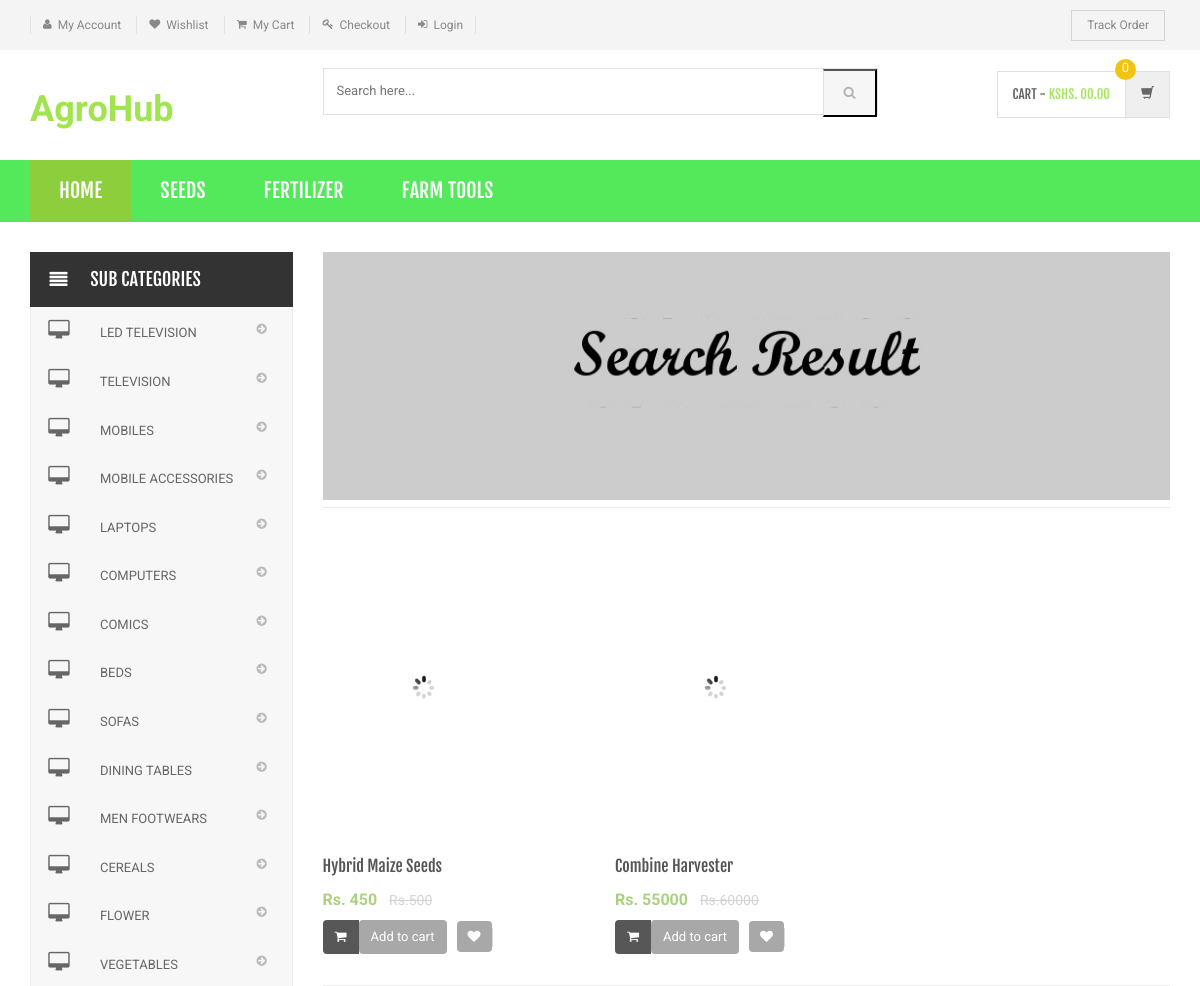
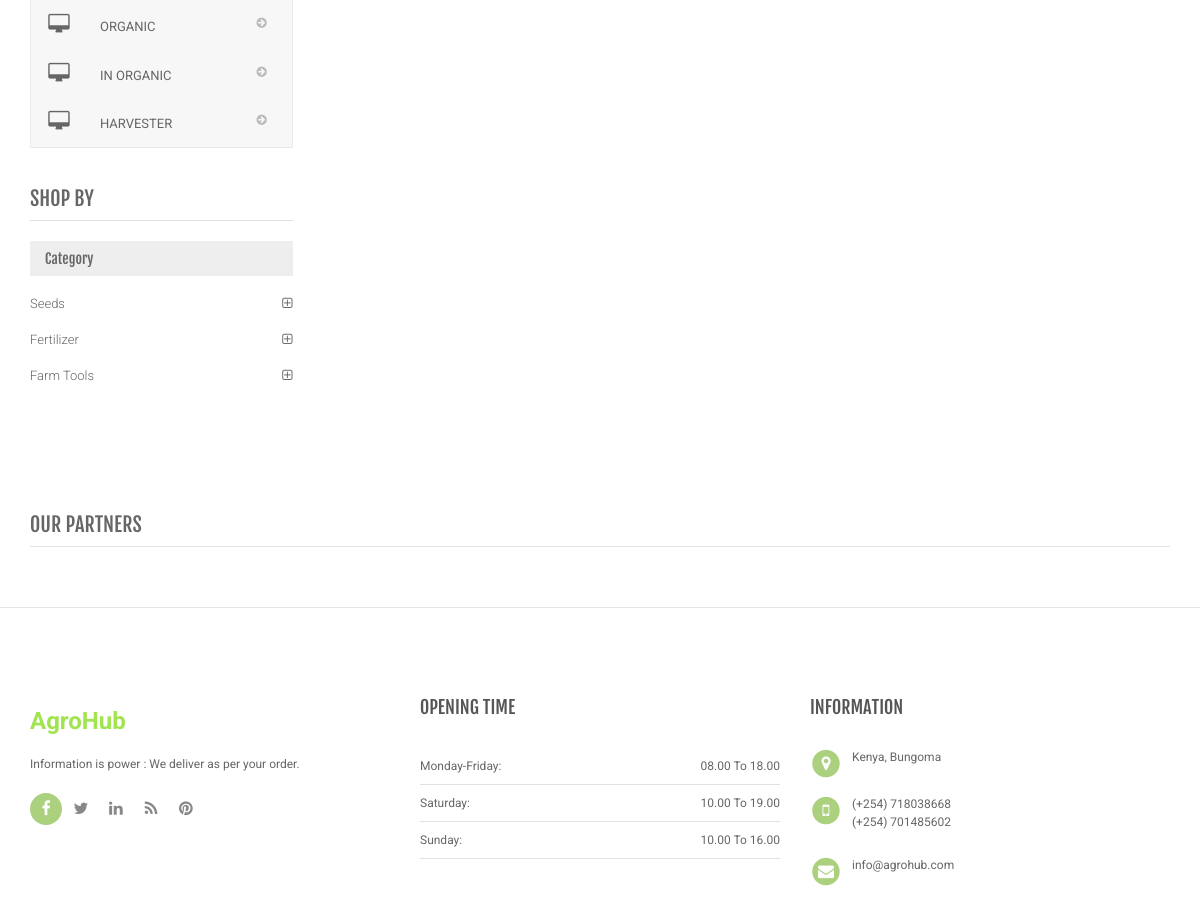
The page /search-result.php on the database as committed earlier (2 pictures, top to bottom).
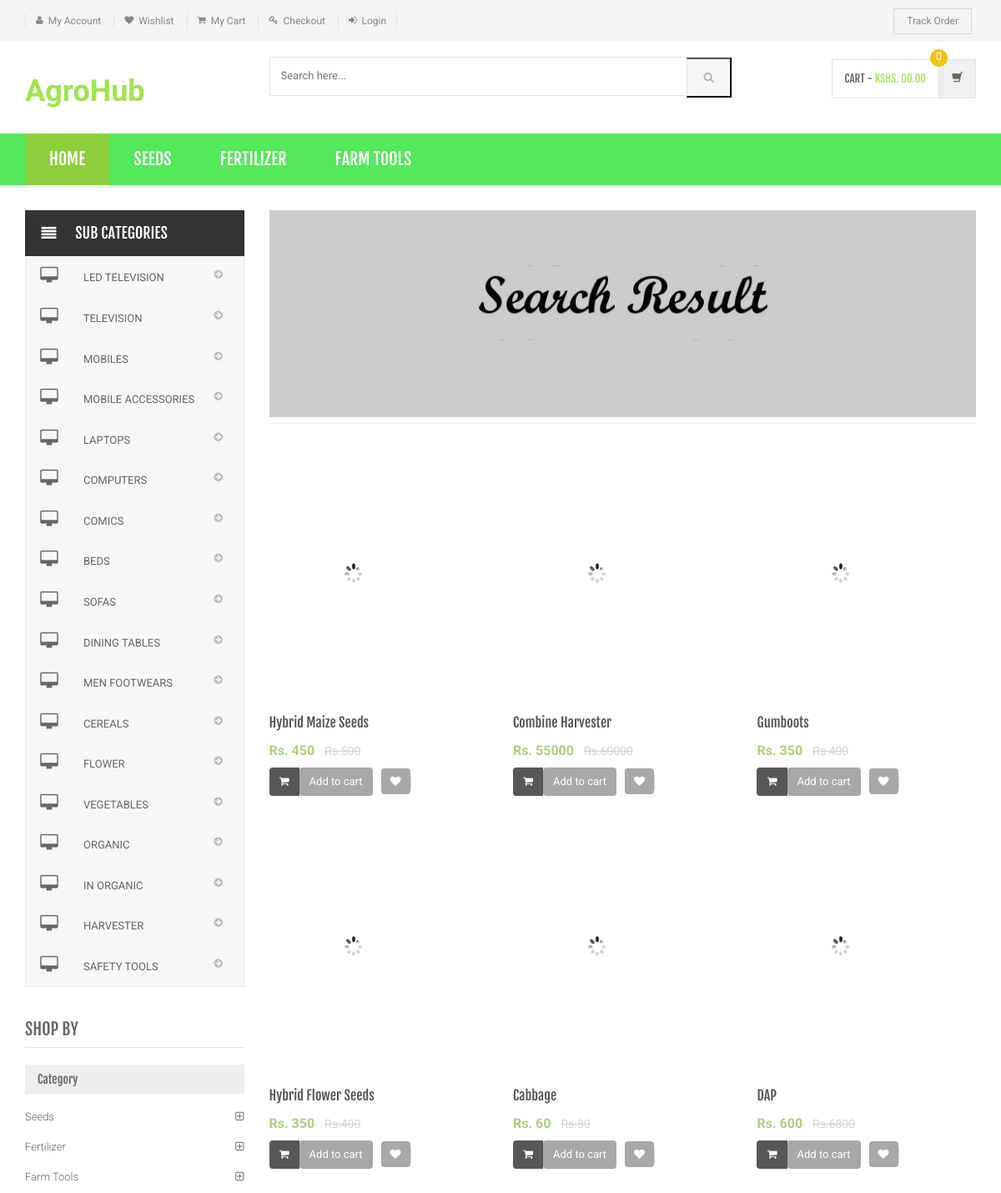
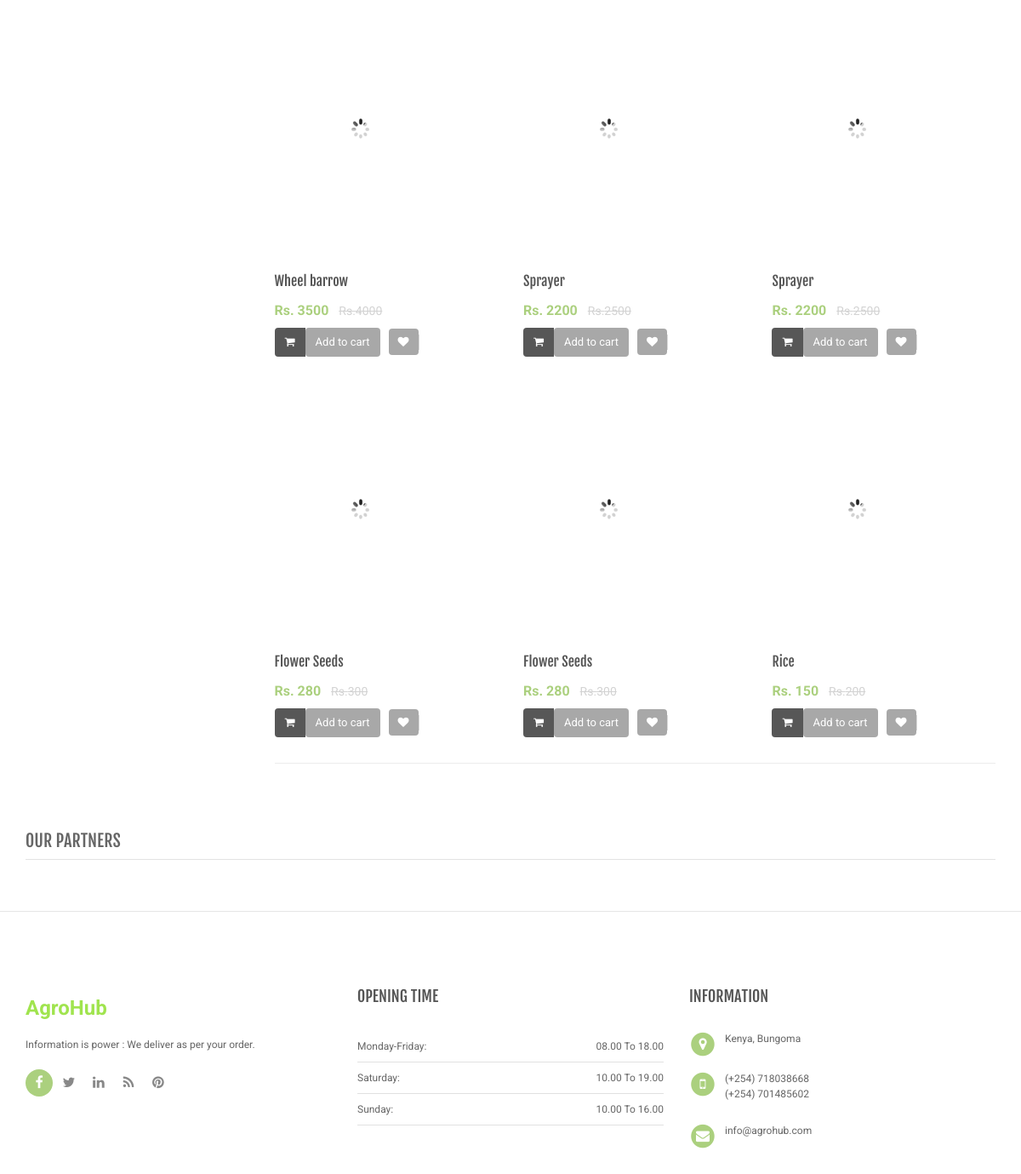
The same page on the database as committed later (2 pictures, top to bottom).
### tables this page shows
CREATE TABLE `category` (
  `id` int(11) NOT NULL,
  `categoryName` varchar(255) DEFAULT NULL,
  `categoryDescription` longtext DEFAULT NULL,
  `creationDate` timestamp NOT NULL DEFAULT current_timestamp(),
  `updationDate` varchar(255) DEFAULT NULL
);

CREATE TABLE `subcategory` (
  `id` int(11) NOT NULL,
  `categoryid` int(11) DEFAULT NULL,
  `subcategory` varchar(255) DEFAULT NULL,
  `creationDate` timestamp NULL DEFAULT current_timestamp(),
  `updationDate` varchar(255) DEFAULT NULL
);

CREATE TABLE `products` (
  `id` int(11) NOT NULL,
  `category` int(11) NOT NULL,
  `subCategory` int(11) DEFAULT NULL,
  `productName` varchar(255) DEFAULT NULL,
  `productCompany` varchar(255) DEFAULT NULL,
  `productPrice` int(11) DEFAULT NULL,
  `productPriceBeforeDiscount` int(11) DEFAULT NULL,
  `productDescription` longtext DEFAULT NULL,
  `productImage1` varchar(255) DEFAULT NULL,
  `productImage2` varchar(255) DEFAULT NULL,
  `productImage3` varchar(255) DEFAULT NULL,
  `shippingCharge` int(11) DEFAULT NULL,
  `productAvailability` varchar(255) DEFAULT NULL,
  `postingDate` timestamp NULL DEFAULT current_timestamp(),
  `updationDate` varchar(255) DEFAULT NULL
);

### search-result.php (the view, shortened to what the rows shown need)
<?php
include('includes/config.php');
$find="%{$_POST['product']}%";
?>
<!DOCTYPE html>
<html lang="en">
	<head>
	    <link rel="stylesheet" href="assets/css/bootstrap.min.css">
	    <link rel="stylesheet" href="assets/css/main.css">
	    <link rel="stylesheet" href="assets/css/green.css">
	    <link rel="stylesheet" href="assets/css/owl.carousel.css">
		<link rel="stylesheet" href="assets/css/owl.transitions.css">
		<link href="assets/css/lightbox.css" rel="stylesheet">
		<link rel="stylesheet" href="assets/css/animate.min.css">
		<link rel="stylesheet" href="assets/css/rateit.css">
		<link rel="stylesheet" href="assets/css/bootstrap-select.min.css">
		<link rel="stylesheet" href="assets/css/config.css">
		<link href="assets/css/green.css" rel="alternate stylesheet" title="Green color">
		<link href="assets/css/blue.css" rel="alternate stylesheet" title="Blue color">
		<link href="assets/css/red.css" rel="alternate stylesheet" title="Red color">
		<link href="assets/css/orange.css" rel="alternate stylesheet" title="Orange color">
		<link href="assets/css/dark-green.css" rel="alternate stylesheet" title="Darkgreen color">
		<link rel="stylesheet" href="assets/css/font-awesome.min.css">
	</head>
    <body class="cnt-home">
<header class="header-style-1">
<?php include('includes/main-header.php');?>
<?php include('includes/menu-bar.php');?>
</header>
<div class="body-content outer-top-xs">
	<div class='container'>
		<div class='row outer-bottom-sm'>
			<div class='col-md-3 sidebar'>
<div class="side-menu animate-dropdown outer-bottom-xs">
<div class="side-menu animate-dropdown outer-bottom-xs">
    <nav class="yamm megamenu-horizontal" role="navigation">
        <ul class="nav">
            <li class="dropdown menu-item">
              <?php $sql=mysqli_query($con,"select id,subcategory  from subcategory");
while($row=mysqli_fetch_array($sql))
{
    ?>
                <a href="sub-category.php?scid=<?php echo $row['id'];?>" class="dropdown-toggle"><i class="icon fa fa-desktop fa-fw"></i>
                <?php echo $row['subcategory'];?></a>
                <?php }?>
</li>
</ul>
    </nav>
</div>
</div>
	            <div class="sidebar-module-container">
	            	<div class="sidebar-filter">
<div class="sidebar-widget wow fadeInUp outer-bottom-xs ">
	<div class="sidebar-widget-body m-t-10">
	         <?php $sql=mysqli_query($con,"select id,categoryName  from category");
while($row=mysqli_fetch_array($sql))
{
    ?>
		<div class="accordion">
	    	<div class="accordion-group">
	            <div class="accordion-heading">
	                <a href="category.php?cid=<?php echo $row['id'];?>"  class="accordion-toggle collapsed">
	                   <?php echo $row['categoryName'];?>
	                </a>
	            </div>
	        </div>
	    </div>
	    <?php } ?>
	</div>
</div>
	            	</div>
	            </div>
            </div>
			<div class='col-md-9'>
				<div class="search-result-container">
					<div id="myTabContent" class="tab-content">
						<div class="tab-pane active " id="grid-container">
							<div class="category-product  inner-top-vs">
								<div class="row">
			<?php
$ret=mysqli_query($con,"select * from products where productName like '$find'");
$num=mysqli_num_rows($ret);
if($num>0)
{
while ($row=mysqli_fetch_array($ret))
{?>
		<div class="col-sm-6 col-md-4 wow fadeInUp">
			<div class="products">
	<div class="product">
		<div class="product-image">
			<div class="image">
				<a href="product-details.php?pid=<?php echo htmlentities($row['id']);?>"><img  src="assets/images/blank.gif" data-echo="admin/productimages/<?php echo htmlentities($row['id']);?>/<?php echo htmlentities($row['productImage1']);?>" alt="" width="200" height="300"></a>
			</div>
		</div>
		<div class="product-info text-left">
			<h3 class="name"><a href="product-details.php?pid=<?php echo htmlentities($row['id']);?>"><?php echo htmlentities($row['productName']);?></a></h3>
			<div class="product-price">
				<span class="price">
					Rs. <?php echo htmlentities($row['productPrice']);?>			</span>
										     <span class="price-before-discount">Rs.<?php echo htmlentities($row['productPriceBeforeDiscount']);?></span>
			</div>
		</div>
					<div class="cart clearfix animate-effect">
				<div class="action">
					<ul class="list-unstyled">
						<li class="add-cart-button btn-group">
							<button class="btn btn-primary icon" data-toggle="dropdown" type="button">
								<i class="fa fa-shopping-cart"></i>
							</button>
							<a href="category.php?page=product&action=add&id=<?php echo $row['id']; ?>">
							<button class="btn btn-primary" type="button">Add to cart</button></a>
						</li>
		                <li class="lnk wishlist">
							<a class="add-to-cart" href="category.php?pid=<?php echo htmlentities($row['id'])?>&&action=wishlist" title="Wishlist">
								 <i class="icon fa fa-heart"></i>
							</a>
						</li>
					</ul>
				</div>
			</div>
			</div>
			</div>
		</div>
	  <?php } } else {?>
		<div class="col-sm-6 col-md-4 wow fadeInUp"> <h3>No Product Found</h3>
		</div>
<?php } ?>
										</div>
							</div>
						</div>
				</div>
			</div>
		</div></div>
</div>
</body>
</html>

### includes/menu-bar.php (shortened to what the rows shown need)
<div class="header-nav animate-dropdown">
    <div class="container">
        <div class="yamm navbar navbar-default" role="navigation">
            <div class="nav-bg-class">
                <div class="navbar-collapse collapse" id="mc-horizontal-menu-collapse">
	<div class="nav-outer">
		<ul class="nav navbar-nav">
              <?php $sql=mysqli_query($con,"select id,categoryName  from category limit 6");
while($row=mysqli_fetch_array($sql))
{
    ?>
			<li class="dropdown yamm">
				<a href="category.php?cid=<?php echo $row['id'];?>"> <?php echo $row['categoryName'];?></a>
			</li>
			<?php } ?>
		</ul>
	</div>
</div>
            </div>
        </div>
    </div>
</div>

Rows that differ between the two databases and show on the page:
added subcategory: subcategory "SAFETY TOOLS"
added products: productName "Gumboots", productPrice "350", productPriceBeforeDiscount "400"
added products: productName "Hybrid Flower Seeds", productPrice "350", productPriceBeforeDiscount "400"
added products: productName "Cabbage", productPrice "60", productPriceBeforeDiscount "80"
added products: productName "DAP", productPrice "600", productPriceBeforeDiscount "6800"
added products: productName "Wheel barrow", productPrice "3500", productPriceBeforeDiscount "4000"
added products: productName "Sprayer", productPrice "2200", productPriceBeforeDiscount "2500"
added products: productName "Sprayer", productPrice "2200", productPriceBeforeDiscount "2500"
added products: productName "Flower Seeds", productPrice "280", productPriceBeforeDiscount "300"
added products: productName "Flower Seeds", productPrice "280", productPriceBeforeDiscount "300"
added products: productName "Rice", productPrice "150", productPriceBeforeDiscount "200"
